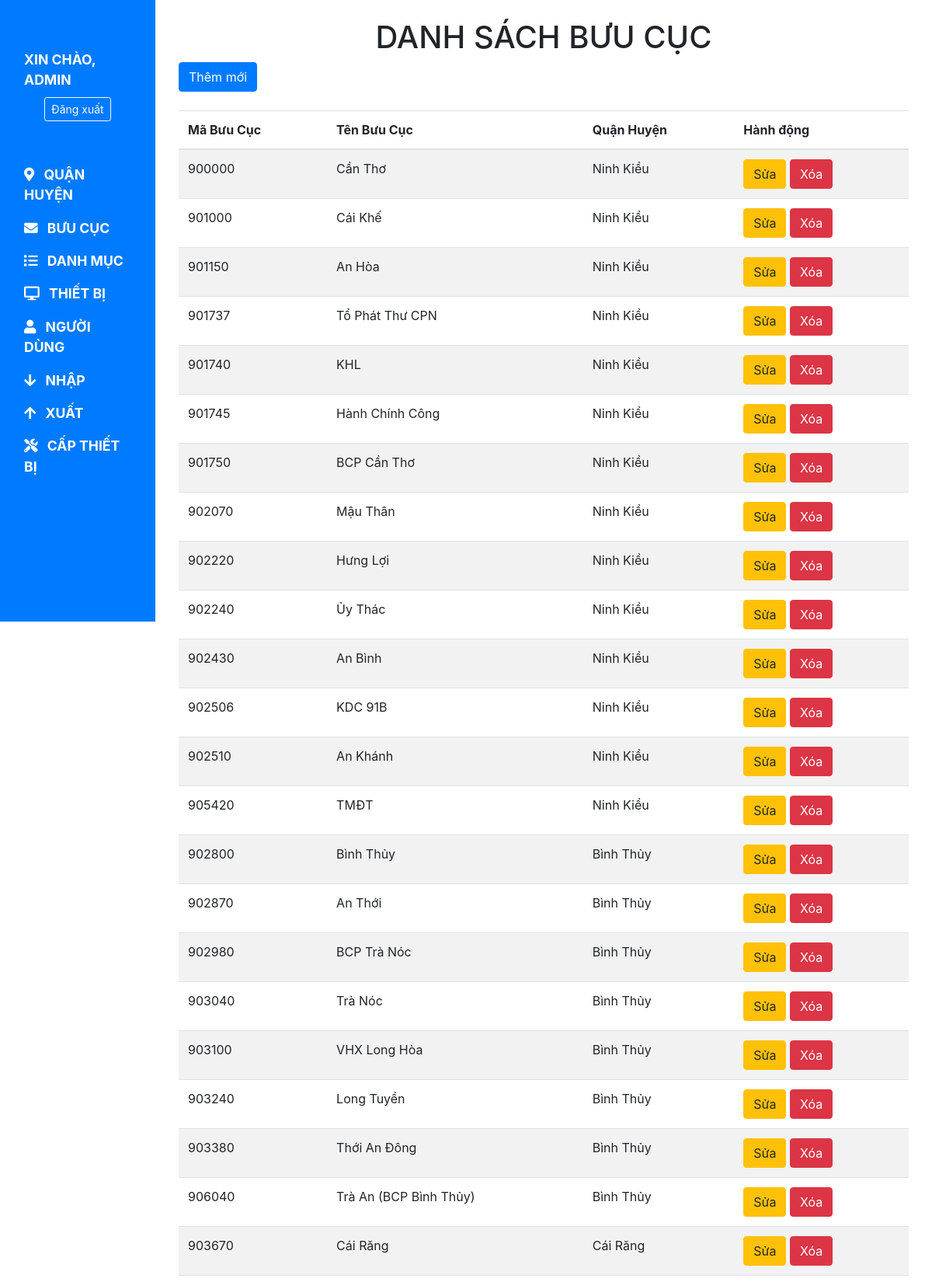
The app's page /public/views/buu_cuc.php (signed in, upper part) with its own data.
### tables this page shows
CREATE TABLE buu_cuc (
    ma_buu_cuc VARCHAR(10) PRIMARY KEY,
    ten_buu_cuc VARCHAR(100) NOT NULL,
    ma_quan_huyen VARCHAR(10),
    FOREIGN KEY (ma_quan_huyen) REFERENCES quan_huyen(ma_quan_huyen) ON DELETE CASCADE
);

CREATE TABLE quan_huyen (
    ma_quan_huyen VARCHAR(10) PRIMARY KEY,
    ten_quan_huyen VARCHAR(100) NOT NULL
);

### public/dao/buu_cuc_dao.php (called while the page is built, shortened)
<?php
include 'db.php';
function getAllBuuCuc() {
    global $conn;
    try {
        $stmt = $conn->prepare("SELECT buu_cuc.*, quan_huyen.ten_quan_huyen FROM buu_cuc JOIN quan_huyen ON buu_cuc.ma_quan_huyen = quan_huyen.ma_quan_huyen");
        $stmt->execute();
        return $stmt->fetchAll(PDO::FETCH_ASSOC);
    } catch (PDOException $e) {
        echo "Error: " . $e->getMessage();
        return [];
    }
}
?>

### public/views/buu_cuc.php (the view, shortened to what this page needs)
<?php
include '../dao/buu_cuc_dao.php';
$buuCucList = getAllBuuCuc();
?>
<?php include 'header.php'; ?>
<div class="container">
    <h1 class="mt-4 text-uppercase text-center">Danh sách Bưu Cục</h1>
    <button type="button" class="btn btn-primary" data-toggle="modal" data-target="#addModal">Thêm mới</button>
    <table class="table table-striped mt-4">
        <thead>
            <tr>
                <th>Mã Bưu Cục</th>
                <th>Tên Bưu Cục</th>
                <th>Quận Huyện</th>
                <th>Hành động</th>
            </tr>
        </thead>
        <tbody>
            <?php foreach ($buuCucList as $buuCuc): ?>
            <tr>
                <td><?php echo $buuCuc['ma_buu_cuc']; ?></td>
                <td><?php echo $buuCuc['ten_buu_cuc']; ?></td>
                <td><?php echo $buuCuc['ten_quan_huyen']; ?></td>
                <td>
                    <button type="button" class="btn btn-warning" data-toggle="modal" data-target="#updateModal" data-ma_buu_cuc="<?php echo $buuCuc['ma_buu_cuc']; ?>" data-ten_buu_cuc="<?php echo $buuCuc['ten_buu_cuc']; ?>" data-ma_quan_huyen="<?php echo $buuCuc['ma_quan_huyen']; ?>">Sửa</button>
                    <button type="button" class="btn btn-danger" data-toggle="modal" data-target="#deleteModal" data-ma_buu_cuc="<?php echo $buuCuc['ma_buu_cuc']; ?>">Xóa</button>
                </td>
            </tr>
            <?php endforeach; ?>
        </tbody>
    </table>
</div>
<?php include 'footer.php'; ?>

### records on screen
buu_cuc: ma_buu_cuc "900000", ten_buu_cuc "Cần Thơ", ma_quan_huyen.ten_quan_huyen "Ninh Kiều"
buu_cuc: ma_buu_cuc "901000", ten_buu_cuc "Cái Khế", ma_quan_huyen.ten_quan_huyen "Ninh Kiều"
buu_cuc: ma_buu_cuc "901150", ten_buu_cuc "An Hòa", ma_quan_huyen.ten_quan_huyen "Ninh Kiều"
buu_cuc: ma_buu_cuc "901737", ten_buu_cuc "Tổ Phát Thư CPN", ma_quan_huyen.ten_quan_huyen "Ninh Kiều"
buu_cuc: ma_buu_cuc "901740", ten_buu_cuc "KHL", ma_quan_huyen.ten_quan_huyen "Ninh Kiều"
buu_cuc: ma_buu_cuc "901745", ten_buu_cuc "Hành Chính Công", ma_quan_huyen.ten_quan_huyen "Ninh Kiều"
buu_cuc: ma_buu_cuc "901750", ten_buu_cuc "BCP Cần Thơ", ma_quan_huyen.ten_quan_huyen "Ninh Kiều"
buu_cuc: ma_buu_cuc "902070", ten_buu_cuc "Mậu Thân", ma_quan_huyen.ten_quan_huyen "Ninh Kiều"
buu_cuc: ma_buu_cuc "902220", ten_buu_cuc "Hưng Lợi", ma_quan_huyen.ten_quan_huyen "Ninh Kiều"
buu_cuc: ma_buu_cuc "902240", ten_buu_cuc "Ủy Thác", ma_quan_huyen.ten_quan_huyen "Ninh Kiều"
buu_cuc: ma_buu_cuc "902430", ten_buu_cuc "An Bình", ma_quan_huyen.ten_quan_huyen "Ninh Kiều"
buu_cuc: ma_buu_cuc "902506", ten_buu_cuc "KDC 91B", ma_quan_huyen.ten_quan_huyen "Ninh Kiều"
buu_cuc: ma_buu_cuc "902510", ten_buu_cuc "An Khánh", ma_quan_huyen.ten_quan_huyen "Ninh Kiều"
buu_cuc: ma_buu_cuc "905420", ten_buu_cuc "TMĐT", ma_quan_huyen.ten_quan_huyen "Ninh Kiều"
buu_cuc: ma_buu_cuc "902800", ten_buu_cuc "Bình Thủy", ma_quan_huyen.ten_quan_huyen "Bình Thủy"
buu_cuc: ma_buu_cuc "902870", ten_buu_cuc "An Thới", ma_quan_huyen.ten_quan_huyen "Bình Thủy"
buu_cuc: ma_buu_cuc "902980", ten_buu_cuc "BCP Trà Nóc", ma_quan_huyen.ten_quan_huyen "Bình Thủy"
buu_cuc: ma_buu_cuc "903040", ten_buu_cuc "Trà Nóc", ma_quan_huyen.ten_quan_huyen "Bình Thủy"
buu_cuc: ma_buu_cuc "903100", ten_buu_cuc "VHX Long Hòa", ma_quan_huyen.ten_quan_huyen "Bình Thủy"
buu_cuc: ma_buu_cuc "903240", ten_buu_cuc "Long Tuyền", ma_quan_huyen.ten_quan_huyen "Bình Thủy"
buu_cuc: ma_buu_cuc "903380", ten_buu_cuc "Thới An Đông", ma_quan_huyen.ten_quan_huyen "Bình Thủy"
buu_cuc: ma_buu_cuc "906040", ten_buu_cuc "Trà An (BCP Bình Thủy)", ma_quan_huyen.ten_quan_huyen "Bình Thủy"
buu_cuc: ma_buu_cuc "903670", ten_buu_cuc "Cái Răng", ma_quan_huyen.ten_quan_huyen "Cái Răng"

### other values on screen
$ten_nguoi_dung "ADMIN"
